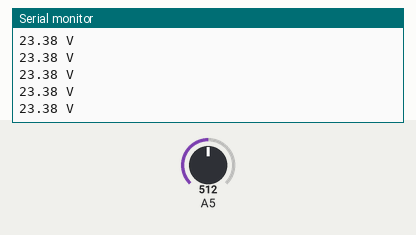
A sketch run on a simulated Arduino Uno, built with avr-gcc and run on an emulated ATmega328P. Parts: the last lines printed to the serial monitor. The inputs (shaded band) are chosen by the test bench; at power-on: A5 = 512.

Above: at 1.2 s.
1.3 s: A5 set to 716
At 1.33 s:
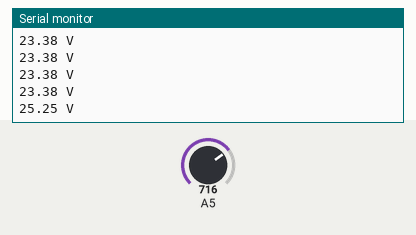
2.8 s: A5 set to 900
At 2.85 s:
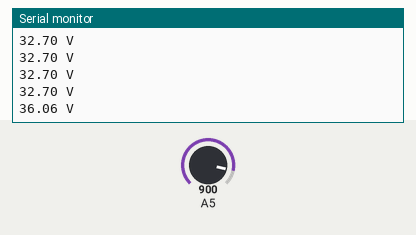
Timing chart, 0 to 5.8 s (numbered marks = the images above; inputs shaded):
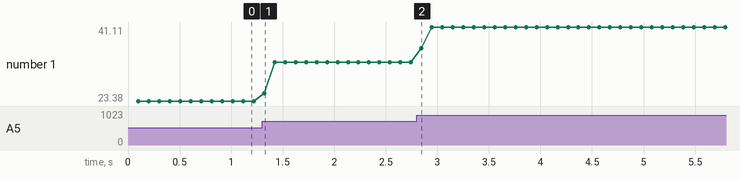

Measured:
- after the input at 1.3 s, the serial monitor: prints a new line at once (image 1)
- after the input at 2.8 s, the serial monitor: prints a new line after 0.05 s (image 2)
- plotted number 1: 23.38 → 32.7 after the input at 1.3 s, 32.7 → 41.11 after the input at 2.8 s

The sketch:

volt_measure.ino
```cpp
// voltage measurements

#define NUM_SAMPLES 10          // number of analog samples to take per reading
int sum = 0;                    // sum of samples taken
unsigned char sample_count = 0; // current sample number
float voltage = 0.0;            // calculated voltage

void setup()
{
    Serial.begin(9600);
}

void loop()
{

    // take a number of analog samples and add them up
  while (sample_count < NUM_SAMPLES) {
        sum += analogRead(A5);
        sample_count++;
        delay(10); }

    voltage = ((float)sum / (float)NUM_SAMPLES * 5.002) / 1024.0; // calculate voltage
    Serial.print(voltage * 9.35); // voltage divider, calibrated to multiply by 9.35
    Serial.println (" V");
    sample_count = 0;
    sum = 0;

    }
```
